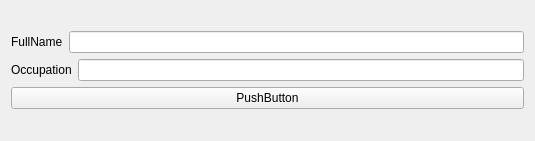
<?xml version="1.0" encoding="UTF-8"?>
<ui version="4.0">
 <class>Widget</class>
 <widget class="QWidget" name="Widget">
  <property name="geometry">
   <rect>
    <x>0</x>
    <y>0</y>
    <width>535</width>
    <height>141</height>
   </rect>
  </property>
  <property name="windowTitle">
   <string>Form</string>
  </property>
  <layout class="QVBoxLayout" name="verticalLayout_2">
   <item>
    <layout class="QVBoxLayout" name="verticalLayout">
     <item>
      <layout class="QHBoxLayout" name="horizontalLayout">
       <item>
        <widget class="QLabel" name="fullNameLabel">
         <property name="text">
          <string>FullName</string>
         </property>
        </widget>
       </item>
       <item>
        <widget class="QLineEdit" name="fullNameLineEdit"/>
       </item>
      </layout>
     </item>
     <item>
      <layout class="QHBoxLayout" name="horizontalLayout_2">
       <item>
        <widget class="QLabel" name="OccupationLabel">
         <property name="text">
          <string>Occupation</string>
         </property>
        </widget>
       </item>
       <item>
        <widget class="QLineEdit" name="OccupationLineEdit"/>
       </item>
      </layout>
     </item>
     <item>
      <widget class="QPushButton" name="pushButton">
       <property name="text">
        <string>PushButton</string>
       </property>
      </widget>
     </item>
    </layout>
   </item>
  </layout>
 </widget>
 <resources/>
 <connections/>
</ui>
